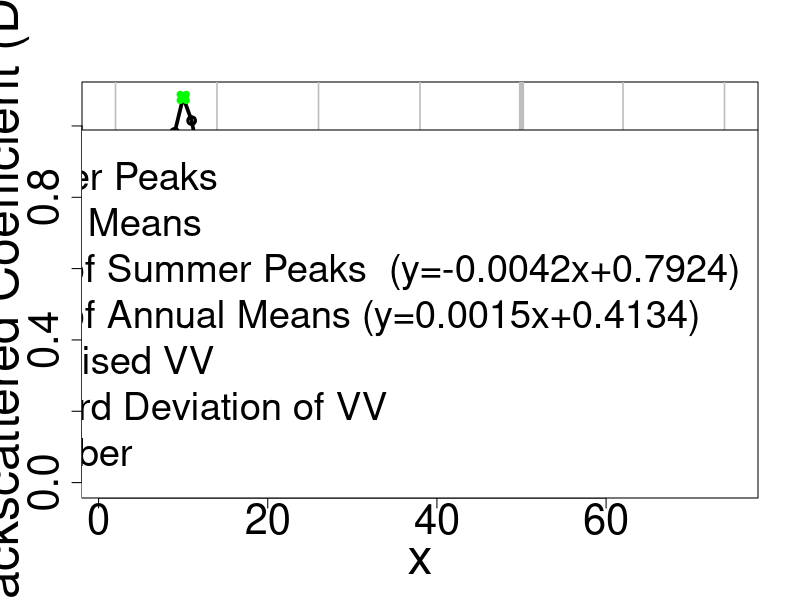

The R source for this figure:

# Rscript "/home/milto/Documents/ASTARTE/Scripts/WP6/RGraphs/TrendLineAllStudyAreaSentinel1VH_tidy_with_normalisation.r"


# c-band data for entire study area filtered
Af<-c(-11.6496397270891,-11.388527341566,-11.1626211611812,-10.7709142055273,-10.4702081190412,-10.297278510782,-10.1690081784866,-10.3108921815994,-10.4585927612367,-10.6469050375461,-10.8954263888282,-11.3433629573715,-11.5629486389943,-12.176806242299,-11.3875939551695,-11.412660912257,-11.0148345117958,-10.5920282009116,-10.4080223909864,-10.5102313930756,-10.7545750593137,-10.836326037146,-10.9514240458166,-10.79074830457,-11.0437794299733,-11.3831906257456,-11.3219999328164,-11.1914712459036,-10.8716920150463,-10.5824866516703,-10.3750507977272,-10.5146818625503,-10.648118778215,-10.8260973882162,-10.8561668190584,-10.7594025741754,-10.6735535503422,-10.9371578153411,-10.8932755194734,-10.947252223265,-10.7979006293638,-10.7266496443522,-10.5355030905843,-10.4944902880017,-10.6386455498984,-10.7151306131783,-10.8695360729576,-10.6593247178208,-10.7993114715929,-10.8706502058605,-11.1163068930441,-11.0823111917478,-10.8966812119788,-10.7488579748798,-10.652236954551,-10.7105578510892,-10.8731284291486,-10.9211600178523,-10.8993200377925,-10.8163121268858,-10.7993240917353,-10.9158597742678,-10.9352007042387,-11.0525225277176,-10.821631630293,-10.6506113015956,-10.4648729854706,-10.499520744261,-10.5770915287971,-10.7755613840533,-10.9273970876162,-11.0440249800324) 
# c-band data for entire study area filtered
A<-c(-11.8839818665544,-11.3558385707335,-11.254312161456,-10.7165536473514,-10.3968146627144,-10.2935563631455,-9.98707726975831,-10.3216664382143,-10.4783742578554,-10.5762481315342,-10.8499611784531,-11.3270343505167,-11.3604103732633,-13.1611581503915,-10.7665752480822,-11.5737204120313,-11.2215084754322,-10.3722828774767,-10.1903814618587,-10.4731408594664,-10.8416239713654,-10.8476378161834,-11.173218070413,-10.4472606056287,-10.9463593123311,-11.7186234393964,-11.34221112523,-11.262145391818,-10.9028354676566,-10.5160659747652,-10.1446575162199,-10.5363126118815,-10.6250718344569,-10.9027820031965,-11.0041475854632,-10.7017251876931,-10.4150300996847,-11.1613423904543,-10.8621792642395,-11.0216955258252,-10.7651247159998,-10.820903173295,-10.4366825938873,-10.3690665468568,-10.6608773673843,-10.703461079042,-11.1167445487895,-10.436490504683,-10.7931850479193,-10.7696333132921,-11.3036351868597,-11.1998716163323,-10.8416766882024,-10.728247539564,-10.5502409158795,-10.6331036366773,-10.9610189186494,-10.9773051843848,-10.9403690798834,-10.7542094741763,-10.7255777384373,-10.9612898565456,-10.8670549288722,-11.2831033431448,-10.8057147398128,-10.6248210798265,-10.3423873498234,-10.4791016177709,-10.5105915916996,-10.7888602616332,-10.9832376867362,-11.1068148641976) 
# choosing to use filtered data, comment if you want to use the raw data
# c-band data for entire study area non-filtered
A_VH_N<-c(0.1638784254489709,0.18946871297211065,0.1485525153143707,0.0,0.24371560023156164,0.2978977522484425,0.5848862685070864,0.755523114571315,0.8106295339164451,0.9741899015694453,0.7956278769936399,0.7119967610460165,0.6597638776032658,0.5136899444984395,0.2590877053776156,0.2412757414654882,0.0,0.558190968296887,0.12743741083297572,0.3154042741033026,0.7686151260632577,0.8656914456459657,0.7147896972790069,0.5181393072310827,0.5149298658999971,0.3411756776654409,0.7286013533559579,0.46224462715593184,0.050106222698948266,0.25098823332402176,0.2937173495209675,0.48547223448783966,0.6918816171153056,0.8900931928470064,0.6810764839694183,0.6337078660432145,0.4855007671575218,0.4314044445677377,0.592799853367421,0.7458019830745588,0.3475134364949424,0.5071694520851917,0.4220395396228538,0.5589650816566819,0.5291974884369074,0.7342465785175011,0.7703316027497306,0.6145993321954357,0.5918734507730489,0.371314209652441,0.734349091809772,0.5439899714313895,0.5565589539740833,0.271575264539336,0.32695133458994097,0.5181111735494802,0.5786455253345191,0.673643290084881,0.6294214903900963,0.4544211551775796,0.4457295750050497,0.4654414671446987,0.5647902782335382,0.5800703326484883,0.454276562274251,0.5045674295750916,0.28253260544466224,0.5373031824891585,0.633841687633053,0.7845696351950779,0.7116085869167773,0.6948031609536571,0.5462980036927708,0.4425635441512491,0.3766134385315841) 
# choosing to use filtered data, comment if you want to use the raw data
A_VH<-c(-11.505437310923842,-11.457486280780348,-11.53415497101954,-11.883981866554372,-11.355838570733457,-11.254312161456049,-10.716553647351379,-10.396814662714418,-10.293556363145528,-9.987077269758315,-10.321666438214335,-10.478374257855375,-10.576248131534214,-10.849961178453075,-11.327034350516671,-11.360410373263306,-13.161158150391486,-10.76657524808218,-11.573720412031285,-11.22150847543216,-10.3722828774767,-10.190381461858733,-10.473140859466401,-10.841623971365449,-10.84763781618339,-11.173218070413036,-10.447260605628745,-10.946359312331078,-11.718623439396412,-11.34221112523001,-11.262145391817992,-10.902835467656553,-10.516065974765162,-10.144657516219866,-10.536312611881467,-10.625071834456875,-10.90278200319654,-11.004147585463224,-10.701725187693086,-10.415030099684726,-11.161342390454347,-10.862179264239542,-11.021695525825248,-10.765124715999786,-10.82090317329496,-10.436682593887252,-10.369066546856763,-10.66087736738433,-10.703461079042004,-11.116744548789548,-10.436490504682965,-10.793185047919302,-10.76963331329214,-11.303635186859722,-11.199871616332281,-10.841676688202387,-10.728247539564,-10.55024091587952,-10.633103636677275,-10.961018918649355,-10.977305184384772,-10.940369079883448,-10.75420947417626,-10.725577738437341,-10.961289856545609,-10.86705492887219,-11.283103343144846,-10.805714739812844,-10.624821079826534,-10.342387349823374,-10.479101617770938,-10.510591591699647,-10.788860261633193,-10.983237686736242,-11.106814864197638)
A_VV_N<-c(0.2871040109132067,0.24008648214555717,0.47548837028161334,0.621736143993646,0.5787343855063932,0.5593901879446622,0.7367588659068602,0.9601409663149323,0.98211120527632,1.080078476714418,1.0151050664944732,0.8940564642699378,0.8912324012612269,0.7494721471383627,0.3316933309299893,0.5527580581670775,0.0,0.5393557694902007,0.0,0.059575008404036456,0.6396236371979112,0.6441907695092758,0.5271446276943365,0.3676844976119126,0.3479325064114247,0.12187409108138908,0.8093857428747971,0.718122593300862,0.11752192170909387,0.380874544517941,0.06553370145034254,0.38313979178630075,0.5820111874077181,0.7342910245067018,0.550462562564368,0.53648993304606,0.45059545462368633,0.5442608961482278,0.693650803189617,0.8592979708975627,0.4440236686826895,0.4042980672320748,0.29078092608448436,0.3800084243805651,0.43286230860707764,0.536083580393872,0.5851259664196363,0.3995256987079464,0.4955595881429797,0.2779497958307785,0.7739830570586672,0.7166613037017515,0.6277877718820618,0.4129468318447309,0.26605522501448564,0.383058920857107,0.4692794540562877,0.5232809086623624,0.5022629073557706,0.33548630807104163,0.3346063887594263,0.3679609252765482,0.5599453431054459,0.626970729125215,0.5153370461657355,0.44251897969129395,0.18128049344253783,0.4167459708182022,0.5371721695074498,0.6521621341251324,0.5907135374312795,0.5731310057528599,0.4721033528624179,0.40283666886985864,0.5197667245048119)
A_VV<-c(-4.641377437950861,-4.712477974211646,-4.356500088474889,-4.135342247762808,-4.20037008246058,-4.229622636906189,-3.9614033482808826,-3.6236019464130202,-3.5903782570172673,-3.4422308380051616,-3.540484498510361,-3.7235358148463393,-3.7278064007239142,-3.942178154254608,-4.573948871461029,-4.239651832316856,-5.6819251712157195,-4.259918952623345,-5.345085885005469,-4.985449840676002,-4.1082925411423385,-4.1013860625369505,-4.278384804674673,-4.51952254751742,-4.549391772961257,-4.89124033407253,-3.8515760129293195,-3.98958536913393,-4.8978217428445046,-4.499576382057342,-4.976439025303304,-4.496150844821227,-4.195414858770371,-3.965135251074518,-4.243123111489002,-4.264252708849051,-4.394143488686746,-4.2525013544433925,-4.026591937657967,-3.7760980737137864,-4.4040814313401135,-4.464155017520686,-4.635817157618919,-4.5008861405207865,-4.420959789424338,-4.264867200768104,-4.190704648261953,-4.471371857073791,-4.326148124202107,-4.6552205645138,-3.9051124282317518,-3.991795150822851,-4.12619089507808,-4.451076239922824,-4.673207693692997,-4.496273138922689,-4.365889294687758,-4.284227572304846,-4.316011275174759,-4.568213080665081,-4.569543706424492,-4.519104529903393,-4.228783123842142,-4.127426438069863,-4.296240387488802,-4.406356842170883,-4.801405177357363,-4.445331131121425,-4.263221021741437,-4.089331658280221,-4.1822550485969785,-4.208843588316617,-4.361618957119523,-4.466364963682631,-4.289541768619921)

A=A_VV_N

x = c(1:length(A))  


# Divide data according to years
A2015<-A[1 :12]
A2016<-A[13:24]
A2017<-A[25:36]
A2018<-A[37:48]
A2019<-A[49:60]
A2020<-A[61:72]

# Calculate mean value for each year
m_A15=mean(A2015)
m_A16=mean(A2016)
m_A17=mean(A2017)
m_A18=mean(A2018)
m_A19=mean(A2019)
m_A20=mean(A2020)

# Calculate std for each year
sd_A15=sd(A2015)
sd_A16=sd(A2016)
sd_A17=sd(A2017)
sd_A18=sd(A2018)
sd_A19=sd(A2019)
sd_A20=sd(A2020)

# manual definition of peak coordinates
peaks<-c(A2015[10],A2016[10],A2017[10],A2018[11],A2019[10],A2020[10])
xpeaks<-c(10      ,10+12    ,10+12*2  ,11+12*3  ,10+12*4  ,10+12*5  )


#group means and stds into arrays for easy interpretation
sds<-c(sd_A15,sd_A16,sd_A17,sd_A18,sd_A19,sd_A20)
means<-c(m_A15,m_A16,m_A17,m_A18,m_A19,m_A20)
# means=-10.79695 -11.03318 -10.86451 -10.74070 -10.86557 -10.78863
# stds= 0.4902407 0.5133871 0.3188508 0.1506143 0.1365497 0.2012161

# these are for drawing the polygon, L represent the lower value of STD on the graph and H the higher
sds_L<-means-sds/2
sds_H<-means+sds/2

# these are the corresponsing Julies were the std will be drawn on
sds_X<-c(7      ,7+12    ,7+12*2  ,7+12*3  ,7+12*4  ,7+12*5  )
xm<-sds_X
ym<-c(m_A15,m_A16,m_A17,m_A18,m_A19,m_A20)

# calculate linear regression of the standard deviation 
sds14<-c(sd_A15,sd_A16,sd_A17,sd_A18)
sds_X14<-c(7      ,7+12    ,7+12*2  ,7+12*3)
#regSds = lm(sds14~sds_X14)
regAll = lm(means~xm)
# calculate linear regression of all points of backscattered coefficient included on the graph
reg = lm(means[1:4]~xm[1:4])
# calculate linear regression of peak blooming backscattered coefficients on the graph
regPeaks = lm(peaks[1:4]~xpeaks[1:4])
regPeaksAll = lm(peaks~xpeaks)

# Means
regMeansAllL=lm(means~xm)
regMeansAll = as.numeric(coef(summary(lm(means~xm)))[, "Estimate"])
re58=regMeansAll[2]*58+regMeansAll[1]
tmp= (re58-means[5])*(re58-means[5])
rsme58=sqrt(tmp)
rrsme58=rsme58/means[5]*100.0
re70=regMeansAll[2]*70+regMeansAll[1]
rsme70=sqrt((re70-means[6])*(re70-means[6]))
rrsme70=rsme70/means[6]*100.0
regMeansAll<-c(regMeansAll[2], regMeansAll[1], re58,rsme58,rrsme58, re70,rsme70,rrsme70)

regMeans14L=lm(means[1:4]~xm[1:4])
regMeans14 = as.numeric(coef(summary(lm(means[1:4]~xm[1:4])))[, "Estimate"])
re58=regMeans14[2]*58+regMeans14[1]
rsme58=sqrt((re58-means[5])*(re58-means[5]))
rrsme58=rsme58/means[5]*100.0
re70=regMeans14[2]*70+regMeans14[1]
rsme70=sqrt((re70-means[6])*(re70-means[6]))
rrsme70=rsme70/means[6]*100.0
regMeans14<-c(regMeans14[2], regMeans14[1], re58,rsme58,rrsme58, re70,rsme70,rrsme70)

regMeans24L=lm(means[2:4]~xm[2:4])
regMeans24 = as.numeric(coef(summary(lm(means[2:4]~xm[2:4])))[, "Estimate"])
re58=regMeans24[2]*58+regMeans24[1]
rsme58=sqrt((re58-means[5])*(re58-means[5]))
rrsme58=rsme58/means[5]*100.0
re70=regMeans24[2]*70+regMeans24[1]
rsme70=sqrt((re70-means[6])*(re70-means[6]))
rrsme70=rsme70/means[6]*100.0
regMeans24<-c(regMeans24[2], regMeans24[1], re58,rsme58,rrsme58, re70,rsme70,rrsme70)
print("Hello")

regMeans15L=lm(means[1:5]~xm[1:5])
regMeans15 = as.numeric(coef(summary(lm(means[1:5]~xm[1:5])))[, "Estimate"])
re58=regMeans15[2]*58+regMeans15[1]
rsme58=sqrt((re58-means[5])*(re58-means[5]))
rrsme58=rsme58/means[5]*100.0
re70=regMeans15[2]*70+regMeans15[1]
rsme70=sqrt((re70-means[6])*(re70-means[6]))
rrsme70=rsme70/means[6]*100.0
regMeans15<-c(regMeans15[2], regMeans15[1], re58,rsme58,rrsme58, re70,rsme70,rrsme70)

regMeans25L=lm(means[2:5]~xm[2:5])
regMeans25 = as.numeric(coef(summary(lm(means[2:5]~xm[2:5])))[, "Estimate"])
re58=regMeans25[2]*58+regMeans25[1]
rsme58=sqrt((re58-means[5])*(re58-means[5]))
rrsme58=rsme58/means[5]*100.0
re70=regMeans25[2]*70+regMeans25[1]
rsme70=sqrt((re70-means[6])*(re70-means[6]))
rrsme70=rsme70/means[6]*100.0
regMeans25<-c(regMeans25[2], regMeans25[1], re58,rsme58,rrsme58, re70,rsme70,rrsme70)

# Peaks
regPeaksAllL=lm(peaks~xpeaks)
regPeaksAll = as.numeric(coef(summary(lm(peaks~xpeaks)))[, "Estimate"])
re58=regPeaksAll[2]*58+regPeaksAll[1]
rsme58=sqrt((re58-peaks[5])*(re58-peaks[5]))
rrsme58=rsme58/peaks[5]*100.0
re70=regPeaksAll[2]*70+regPeaksAll[1]
rsme70=sqrt((re70-peaks[6])*(re70-peaks[6]))
rrsme70=rsme70/peaks[5]*100.0
regPeaksAll<-c(regPeaksAll[2], regPeaksAll[1], re58,rsme58,rrsme58, re70,rsme70,rrsme70)

regPeaks14L= lm(peaks[1:4]~xpeaks[1:4])
regPeaks14 = as.numeric(coef(summary(lm(peaks[1:4]~xpeaks[1:4])))[, "Estimate"])
re58=regPeaks14[2]*58+regPeaks14[1]
rsme58=sqrt((re58-peaks[5])*(re58-peaks[5]))
rrsme58=rsme58/peaks[5]*100.0
re70=regPeaks14[2]*70+regPeaks14[1]
rrsme70=rsme70/peaks[6]*100.0
rsme70=sqrt((re70-peaks[6])*(re70-peaks[6]))
regPeaks14<-c(regPeaks14[2], regPeaks14[1], re58,rsme58,rrsme58, re70,rsme70,rrsme70)

regPeaks24L=lm(peaks[2:4]~xpeaks[2:4])
regPeaks24 = as.numeric(coef(summary(lm(peaks[2:4]~xpeaks[2:4])))[, "Estimate"])
re58=regPeaks24[2]*58+regPeaks24[1]
rsme58=sqrt((re58-peaks[5])*(re58-peaks[5]))
rrsme58=rsme58/peaks[5]*100.0
re70=regPeaks24[2]*70+regPeaks24[1]
rrsme70=rsme70/peaks[6]*100.0
rsme70=sqrt((re70-peaks[6])*(re70-peaks[6]))
regPeaks24<-c(regPeaks24[2], regPeaks24[1], re58,rsme58,rrsme58, re70,rsme70,rrsme70)

regPeaks15L=lm(peaks[1:5]~xpeaks[1:5])
regPeaks15 = as.numeric(coef(summary(lm(peaks[1:5]~xpeaks[1:5])))[, "Estimate"])
re58=regPeaks15[2]*58+regPeaks15[1]
rsme58=sqrt((re58-peaks[5])*(re58-peaks[5]))
rrsme58=rsme58/peaks[5]*100.0
re70=regPeaks15[2]*70+regPeaks15[1]
rrsme70=rsme70/peaks[6]*100.0
rsme70=sqrt((re70-peaks[6])*(re70-peaks[6]))
regPeaks15<-c(regPeaks15[2], regPeaks15[1], re58,rsme58,rrsme58, re70,rsme70,rrsme70)

regPeaks25L=lm(peaks[2:5]~xpeaks[2:5])
regPeaks25 = as.numeric(coef(summary(lm(peaks[2:5]~xpeaks[2:5])))[, "Estimate"])
re58=regPeaks25[2]*58+regPeaks25[1]
rsme58=sqrt((re58-peaks[5])*(re58-peaks[5]))
rrsme58=rsme58/peaks[5]*100.0
re70=regPeaks25[2]*70+regPeaks25[1]
rrsme70=rsme70/peaks[6]*100.0
rsme70=sqrt((re70-peaks[6])*(re70-peaks[6]))
regPeaks25<-c(regPeaks25[2], regPeaks25[1], re58,rsme58,rrsme58, re70,rsme70,rrsme70)


mydataMeans<-data.frame(regMeansAll,regMeans14,regMeans24,regMeans15,regMeans25)
mydataPeaks<-data.frame(regPeaksAll,regPeaks14,regPeaks24,regPeaks15,regPeaks25)

write.csv(mydataMeans,"mydataMeansVV.csv")
write.csv(mydataPeaks,"mydataPeaksVV.csv")

print("Means regMeansAll[2], regMeansAll[1], re58, re70,rsme58,rsme70")
print(regMeansAll)
print(regMeans14)
print(regMeans24)
print(regMeans15)
print(regMeans25)

print("Peaks regPeaksAll[2], regPeaksAll[1], re58, re70,rsme58,rsme70")
print(regPeaksAll)
print(regPeaks14)
print(regPeaks24)
print(regPeaks15)
print(regPeaks25)



# define name and size of image to be exported
png(filename="SARphenology1normalisedVV.png", width = 2000, height = 1100)


# plot backscattered coefficient as points - used to start the plot, points drawn again later
plot(x, A,ylab="Backscattered Coefficient (DB)", lwd=2,cex.lab=3,cex.axis=2.5)
# it is moving the label inside the plot so that I can copy it from paint, otherwise it is cut outside the image
#title(ylab="Backscattered Coefficient (DB)", mgp=c(-2.5,1,0), cex.lab=3)

# draw vertical lines for Novembers
abline(v=2,col="gray",lwd = 1.6)
abline(v=14,col="gray",lwd = 1.6)
abline(v=26,col="gray",lwd = 1.6)
abline(v=38,col="gray",lwd = 1.6)
abline(v=50,col="gray",lwd = 1.6)
abline(v=62,col="gray",lwd = 1.6)
abline(v=74,col="gray",lwd = 1.6)

# draw vertical dotted lines for Julies
# abline(v=7,col="gray",type="l",lty=3)
# abline(v=19,col="gray",type="l",lty=3)
# abline(v=31,col="gray",type="l",lty=3)
# abline(v=43,col="gray",type="l",lty=3)
# abline(v=55,col="gray",type="l",lty=3)
# abline(v=67,col="gray",type="l",lty=3)


# Draw polygon and segments of std deviation trend
polygon(c(sds_X,rev(sds_X)),c(sds_L,rev(sds_H)),col="papayawhip",border="papayawhip")
segments(sds_X, sds_L, sds_X, sds_H, col="orange", lwd=9,)
abline(v=50,col="gray",lwd = 5)
#Draw line connecting points of backscattered coefficients and redraw points of backcoe
lines(x,A,col="black",lwd = 3.6)
points(x,A,lwd = 3)

# add trend of the standard deviation to the graph
abline(regPeaks25L,col="green",lwd = 3.7)
# add trend of all points of backscattered coefficients on the graph
#abline(regPeaks15L,col="blue",lwd = 3.7)
# add trend of peak blooming backscattered coefficients on the graph
#abline(regPeaks24L,col="darkgreen",lwd = 3.7)
abline(regMeans25L,col="darkgreen",lwd = 3.7)





# draw points at peak blooming
points(xpeaks,peaks, cex=.8, pch=4, col="green",lwd = 7)

# draw points at mean backcoe of each year
points(xm,ym, cex=.8, pch=3, col="darkgreen",lwd = 7)         



# draw legend table
 op <- par(cex = 2.3) # font size 
legend(x = "bottomright",  legend = c("Summer Peaks", "Annual Means","Trend of Summer Peaks  (y=-0.0042x+0.7924)", "Trend of Annual Means (y=0.0015x+0.4134)", "Normalised VV ", "Standard Deviation of VV",  "November"), lty = c(0,0,1,1,1,1,1 ), pch = c( 7, 5, NA, NA, NA,NA,NA),  col = c("green","darkgreen","green","darkgreen","black","orange","gray"), lwd = c(3.7,3.7, 3.7, 3.7, 3.7,9,1.6))     


dev.off()

# print linear regression of the standard deviation 
# print(regSds) 
# print linear regression of all bascattered coefficients
print(reg) 
# print linear regression of all peak bascattered coefficients
print(regPeaks) 
